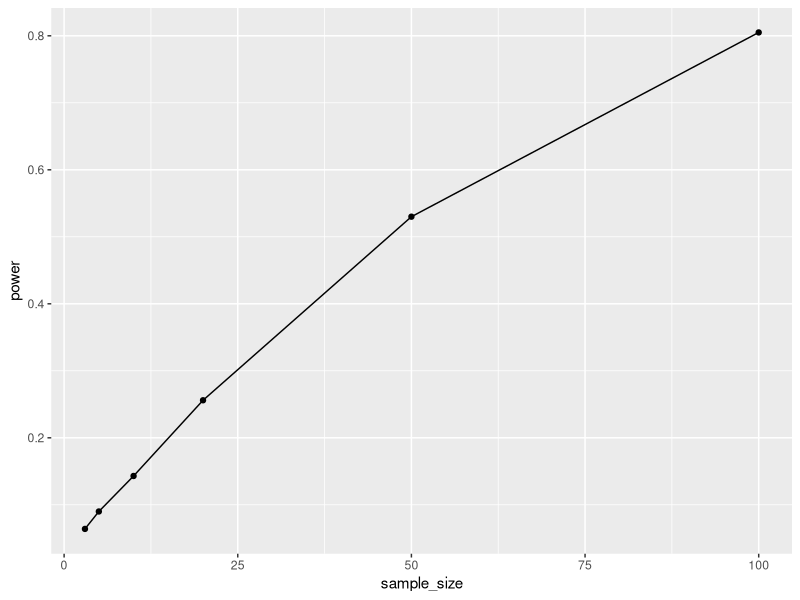

Here is the R script that generated this plot:
## ---- chunk 1
library(tidyverse)
library(car)
## ---- chunk 2
# treatment will be pulled from this dist
rnorm(3, mean = 460, sd = 110)

# control will be pulled from this dist
rnorm(3, mean = 415, sd = 110)

# sample size and number of sims
sample.size = 3
nsims = 1000

# make vector to save coefficient and p-value
coeff.saved = p.value.saved = vector()

# here loop through nsims, pull sample.size from each dist 
for (i in 1:nsims) {
 treatment <- rnorm(sample.size, mean = 460, sd = 110)
 control <- rnorm(sample.size, mean = 415, sd = 110)
  sim_data <- data.frame( # make data frame
    ANPP = c(treatment, control),
    Treatment = rep(c("treatment", "control"), each = sample.size)
  )
  model <- lm(ANPP ~ Treatment, data = sim_data) # linear model
 p.value.saved[i] <- Anova(model)$P[1]  # get pvalues
  coeff.saved[i] <- coef(model)[2]  # get coefficients
}

length(p.value.saved) # 1000 of p.value.saved and coeff.saved
length(coeff.saved)
## ---- chunk 3
sum(p.value.saved < 0.05) / length(p.value.saved)
## ---- chunk 4
# Define sample sizes and number of simulations
sample.sizes <- c(3, 5, 10, 20, 50, 100)
nsims <- 1000

# Initialize a list to store results
power_results <- numeric(length(sample.sizes)) #vinitialize term before loop
coef_mean <- numeric(length(sample.sizes)) # initialize term before loop

# Loop over each sample size
for (n in 1:length(sample.sizes)) { # loop through different sample sizes
  sample.size  <- sample.sizes[n] # set sample size for this iteration
  coeff.saved <- numeric(nsims)
  p.value.saved <- numeric(nsims)
  
  for (i in 1:nsims) {
    treatment <- rnorm(sample.size, mean = 460, sd = 110)
    control <- rnorm(sample.size, mean = 415, sd = 110)
    
    sim_data <- data.frame(
      ANPP = c(treatment, control),
      Treatment = rep(c("treatment", "control"), each = sample.size)
    )
    
    model <- lm(ANPP ~ Treatment, data = sim_data)
    p.value.saved[i] <- Anova(model)$P[1] # extract p-values
    coeff.saved[i] <- summary(model)$coefficients[2] # extract effect size
  }
  
  power_results[n] <- sum(p.value.saved < 0.05)/nsims  # compute statistical power
  vector <- p.value.saved < 0.05 # make vector of true or false for p < 0.05
  coef_mean[n] <- mean(coeff.saved[vector],na.rm = TRUE) # calculate the mean of coefficients from corresponding true/false vector
}
## ---- chunk 5
power_df <- data.frame(
  sample_size = sample.sizes,
  power = power_results
)
power_df

# very clean linear relationship between sample size and power
ggplot(data = power_df, aes(sample_size, power)) +
  geom_point() +
  geom_line()

# need sample size of 20 to have power of 0.25 or greater
power_df$sample_size[which.min(abs(power_df$power - 0.25))]
## ---- chunk 6
# saved calculated coef mean in earlier loop
coef_mean

# type M error, difference from tru mean
coef_mean - 46
